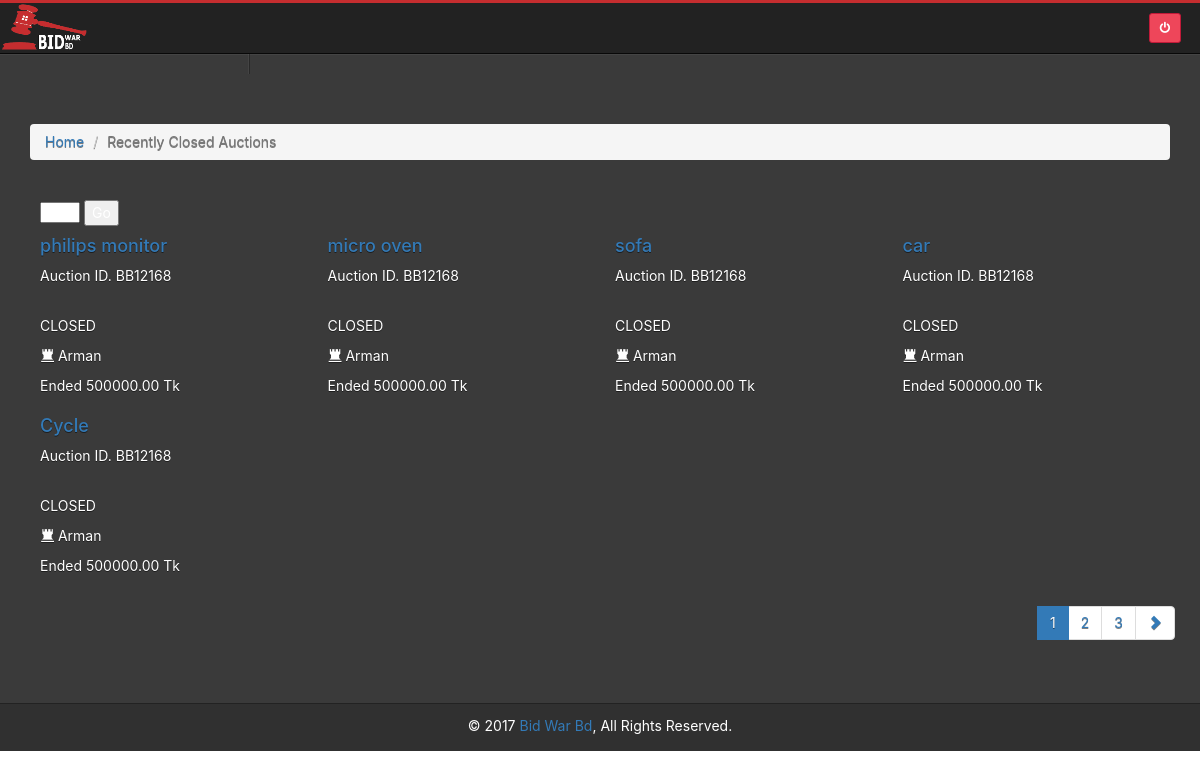
/recently-closed-auctions.php, run on the app's committed database.
### tables this page shows
CREATE TABLE IF NOT EXISTS `product` (
`id` int(11) NOT NULL,
  `category_id` int(11) NOT NULL,
  `user_id` int(11) NOT NULL,
  `product_name` varchar(30) NOT NULL,
  `product_description` varchar(200) NOT NULL,
  `product_launch_date` datetime DEFAULT NULL,
  `product_end_date` datetime NOT NULL,
  `product_image` varchar(500) NOT NULL,
  `product_price` int(30) NOT NULL,
  `sold_date` date NOT NULL,
  `bid_winner_user_id` int(11) NOT NULL,
  `approved` varchar(15) DEFAULT NULL
);

### BidWarBd/BidWarBd.php (called while the page is built, shortened)
<?php
class BidWarBD
{
    public $conn;
    public function __construct()
    {
        $this->conn = mysqli_connect('localhost', 'root', '', 'bidwarbd');
    }
    public function countForLoadRecentClosedAuctions()
    {
        $today_date = new \DateTime();
        $query = "SELECT COUNT(*) AS totalItem FROM `product` where product_end_date < now() and product.approved is not null";
        $result = mysqli_query($this->conn, $query);
        $row = mysqli_fetch_assoc($result);
        return $row['totalItem'];
    }
    public function paginateforRecentClosedAuctions($pageStartFrom = 0, $Limit = 5)
    {
        $today_date = new \DateTime();
        $_allUser = array();
        $query = "SELECT product.id, product_name, product_image, product_price, users.name FROM product INNER JOIN users
        ON users.id = product.user_id where product_end_date < now()
         and product.approved is not null LIMIT " . $pageStartFrom . "," . $Limit;
        $result = mysqli_query($this->conn, $query);
        while ($row = mysqli_fetch_assoc($result)) {
            $_allUser[] = $row;
        }
        return $_allUser;
    }
}

### recently-closed-auctions.php (the view, shortened to what this page needs)
<?php include_once 'inc/header.php';?>
<?php
$index = new BidWarBD();
$itemPerPage = $_SESSION['itemPerPage'];
$totalItem = $index->countForLoadRecentClosedAuctions();
$totalPage = ceil($totalItem / $itemPerPage);
$pagination = "";
if (array_key_exists('pageNumber', $_GET)) {
    $pageNumber = $_GET['pageNumber'];
} else {
    $pageNumber = 1;
}
if ($totalPage > 1) {
    for ($i = 1; $i <= $totalPage; $i++) {
        $class = ($pageNumber == $i) ? "active" : "";
        $pagination .= "<li class='$class'><a href=recently-closed-auctions.php?pageNumber=$i' >$i</a></li>";
    }
}
$pageStartFrom = $itemPerPage * ($pageNumber - 1);
$allClosedItems = $index->paginateforRecentClosedAuctions($pageStartFrom, $itemPerPage);
?>
        <section class="container-fluid" id="closed-auction">
            <div class="container">
                <div class="row" style="padding: 0;margin-top: 70px;">
                    <div class="col-lg-12 col-md-12 col-sm-12 col-xs-12">
                        <ol class="breadcrumb breadcrumb-arrow">
                            <li><a href="index.php">Home</a></li>
                            <li class="active"><span>Recently Closed Auctions</span></li>
                        </ol>
                    </div>
                </div>
                <div class="row" style="padding:20px 10px; margin-bottom: 70px;">
                    <div class="col-md-12 col-sm-12">
                        <form action="" method="get" class="filter-form">
                            <select class="selectpicker" name='itemPerPage'>
                                <option value="5" <?php if ($itemPerPage == 5) echo "selected" ?> >5</option>
                            </select>
                            <input type="submit" value="Go" class="logout-button go-button"/>
                        </form>
                    </div>
                    <?php foreach ($allClosedItems as $item) {
                    ?>
                    <div class="closed-item col-md-3 col-sm-6 col-xs-12">
                        <div class="closed-item-body">
                            <div class="closed-item-name">
                                <h4><a href="product-details.php?product_id=<?php echo $item['id'] ?>"><?php echo $item['product_name'] ?></a></h4>
                            </div>
                            <div class="closed-item-auction-id">
                                <p>Auction ID. BB12168</p>
                            </div>
                            <div class="closed-item-image">
                            </div>
                            <div class="closed-item-winner-name">
                                <div class="closed"><p>CLOSED</p></div>
                                <div class="winner-name"><p><span class="glyphicon glyphicon-tower"></span> Arman</p></div>
                            </div>
                            <div class="closed-item-price">
                                <p>Ended 500000.00 Tk</p>
                            </div>
                        </div>
                    </div>
                    <?php } ?>
                    <ul class="pagination pull-right">
                        <?php echo $pagination ?>
                        <li
                        ><a href="recently-closed-auctions.php?pageNumber=<?php echo($pageNumber + 1) ?>>"><span
                                    class="glyphicon glyphicon-chevron-right"></span></a></li>
                    </ul>
                </div>
            </div>
        </section>
<?php include_once 'inc/footer.php';?>

### admin/assets/css/main.css (style rules this page uses)
body { font-family: -apple-system, system-ui, BlinkMacSystemFont, "Segoe UI", Roboto, "Helvetica Neue", Arial, sans-serif; }
html { position: relative; min-height: 100%; }
body { margin-bottom: 48px; }

### data on the page
product: product_name "philips monitor"
product: product_name "micro oven"
product: product_name "sofa"
product: product_name "car"
product: product_name "Cycle"
